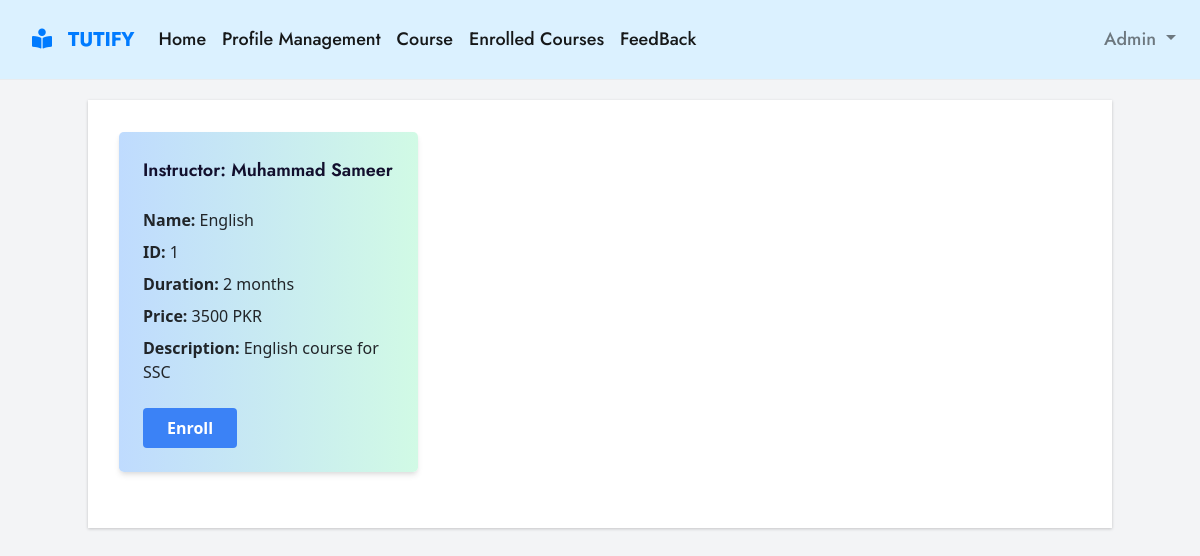
Page /student/course_en.php (signed in) on the earlier database version.
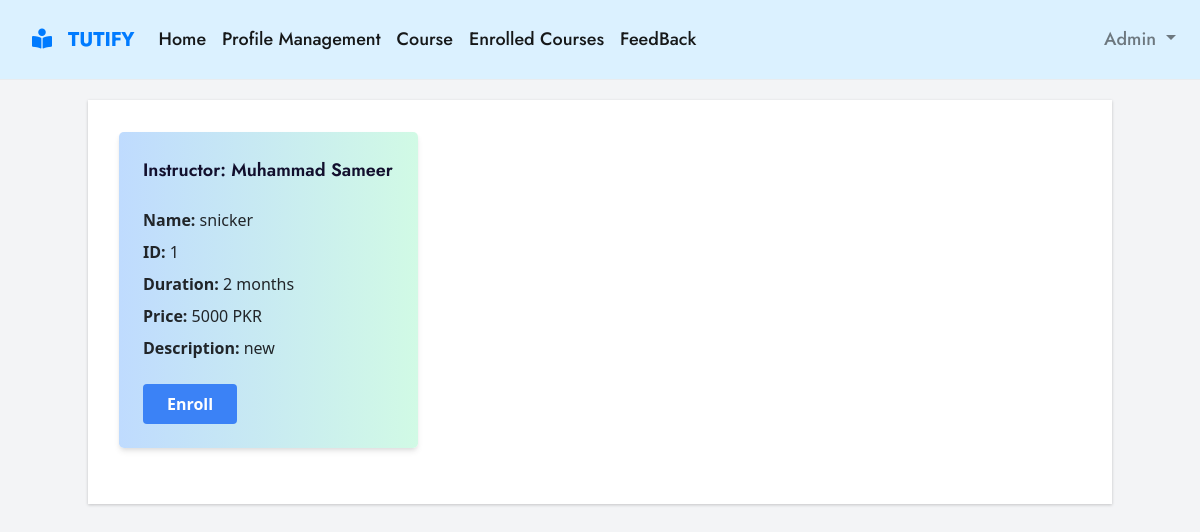
Same page on the later database version.
### tables this page shows
CREATE TABLE `course` (
  `course_name` varchar(255) NOT NULL,
  `course_id` int(255) NOT NULL,
  `course_intsructor` varchar(255) NOT NULL,
  `course_duration` varchar(255) NOT NULL,
  `course_price` int(255) NOT NULL,
  `course_description` varchar(255) NOT NULL,
  `instructor_id` int(255) NOT NULL,
  `course_image` varchar(255) NOT NULL
);

### student/course_en.php (the view, shortened to what this page needs)
<!DOCTYPE html>
<html>
<?php
include('./header.php');
?>
<head>
  <link href="https://cdn.jsdelivr.net/npm/tailwindcss@2.2.17/dist/tailwind.min.css" rel="stylesheet">
</head>
<body class="bg-gray-100">
  <div class="container mx-auto py-8">
    <?php
    include('../dbcon.php');
    $query = "SELECT course_id, course_name, course_description, course_duration, course_price, course_intsructor,instructor_id FROM course";
    $query_run = mysqli_query($con, $query);
    $course = mysqli_num_rows($query_run);
    ?>
    <div class="flex flex-wrap">
      <?php
      if ($course > 0) {
        while ($row = mysqli_fetch_array($query_run)) {
      ?>
          <div class="w-full md:w-1/2 lg:w-1/3 px-3 mb-4">
            <div class=" bg-gradient-to-l from-green-100 to-blue-200 shadow-md rounded-lg p-6">
              <h4 class="text-lg font-bold mb-4">Instructor: <?php echo $row['course_intsructor'] ?></h4>
              <p class="mb-2"><b>Name:</b> <?php echo $row['course_name'] ?></p>
              <p class="mb-2"><b>ID:</b> <?php echo $row['course_id'] ?></p>
              <p class="mb-2"><b>Duration:</b> <?php echo $row['course_duration'] ?></p>
              <p class="mb-2"><b>Price:</b> <?php echo $row['course_price'] ?> PKR</p>
              <p class="mb-4"><b>Description:</b> <?php echo $row['course_description'] ?></p>
              <form method="post">
                <button type="submit" name="submit" class="bg-blue-500 hover:bg-blue-700 text-white font-bold py-2 px-4 rounded">Enroll</button>
              </form>
            </div>
          </div>
      <?php
        }
      }
      ?>
    </div>
  </div>
</body>
</html>

### student/header.php (shortened to what this page needs)
<!DOCTYPE html>
<html>
<head>
    <link rel="stylesheet" href="https://maxcdn.bootstrapcdn.com/bootstrap/4.0.0/css/bootstrap.min.css">
<link href="https://cdnjs.cloudflare.com/ajax/libs/font-awesome/5.10.0/css/all.min.css" rel="stylesheet">
<link href="lib/owlcarousel/assets/owl.carousel.min.css" rel="stylesheet">
<link href="https://cdn.jsdelivr.net/npm/tailwindcss@2.2.17/dist/tailwind.min.css" rel="stylesheet">
<link href="../css/style.css" rel="stylesheet">
<link href="../css/t_dash_style.css" rel="stylesheet">
<link href="../css/nav_style.css" rel="stylesheet">
    <link rel="stylesheet" href="https://maxcdn.bootstrapcdn.com/bootstrap/4.5.2/css/bootstrap.min.css">
</head>
<body>
  <nav class="navbar navbar-expand-lg navbar-light ">
    <a href="#" class="navbar-brand ml-lg-3">
                <h1 class="m-0 text-uppercase text-primary"><i class="fa fa-book-reader mr-3"></i>Tutify</h1>
            </a>
    <div class="collapse navbar-collapse" id="navbarNav">
      <ul class="navbar-nav">
        <li class="nav-item active">
            <a class="nav-link" href="./student_dashboard.php">Home</a>
          </li>
        <li class="nav-item active">
          <a class="nav-link" href="student_profile.php">Profile Management</a>
        </li>
        <li class="nav-item active">
          <a class="nav-link" href="./course_en.php">Course</a>
        </li>
        <li class="nav-item active">
            <a class="nav-link" href="./enrolled_courses.php">Enrolled Courses</a>
        </li>
        <li class="nav-item active">
          <a class="nav-link" href="./feedback.php">FeedBack</a>
        </li>
      </ul>
       <ul class="navbar-nav ml-auto">
            <li class="nav-item dropdown">
                <a class="nav-link dropdown-toggle" id="userDropdown" role="button" data-toggle="dropdown" aria-haspopup="true" aria-expanded="false">
                    <?php echo ucwords($_SESSION["user_name"]); ?>
                </a>
            </li>
        </ul>
    </div>
  </nav>

### css/t_dash_style.css (style rules this page uses)
body { background-color: #f4f4f4; font-family: Arial, sans-serif; font-size: 16px; }
.container { background-color: #fff; padding: 20px; margin-top: 20px; align-items: center; box-shadow: 0px 1px 3px rgba(0, 0, 0, 0.2); animation: fadeIn 0.5s ease-in-out; }

### css/nav_style.css (style rules this page uses)
body { background-color: #ffffff; font-family: Arial, sans-serif; }
.navbar { background-color: #dbf1ff; border-bottom: 1px solid #e9ecef; height: 80px; transition: height 0.3s; }
.navbar-brand { font-weight: bold; color: #333; }
.nav-link { color: #333; }

Differences in the rows shown:
changed course "Muhammad Sameer": course_name "English" → "snicker"; course_price "3500" → "5000"; course_description "English course for SSC" → "new"
